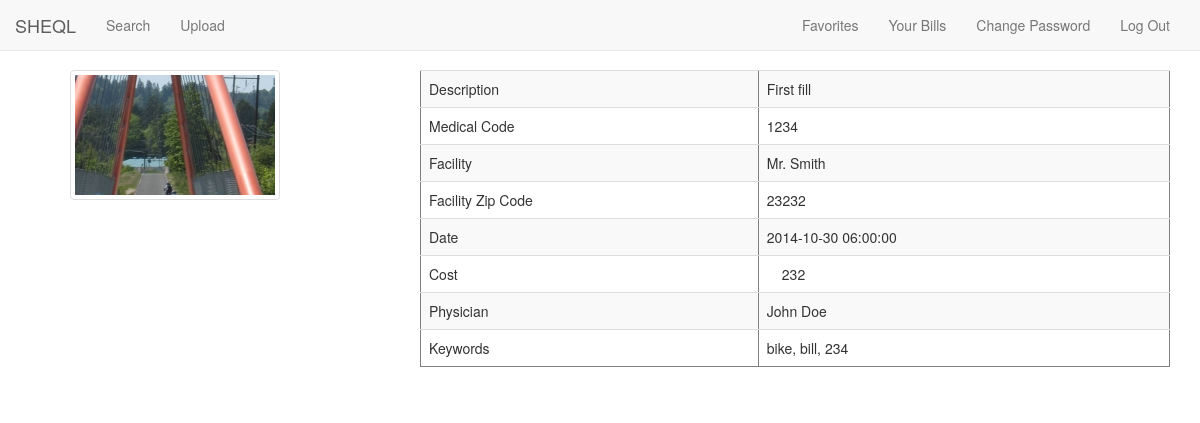
/sheql/view.php?picture_id=1 (signed in), run on the app's committed database.
### tables this page shows
CREATE TABLE IF NOT EXISTS `sn_images` (
  `id` int(11) NOT NULL AUTO_INCREMENT,
  `file` varchar(200) NOT NULL,
  `picture_id` int(11) NOT NULL,
  PRIMARY KEY (`id`)
);

CREATE TABLE IF NOT EXISTS `sn_pictures` (
  `pic_id` int(11) NOT NULL AUTO_INCREMENT,
  `description` text NOT NULL,
  `medical_code` text NOT NULL,
  `facility` text NOT NULL,
  `facility_zip_code` varchar(5) NOT NULL,
  `icd9` varchar(11) NOT NULL,
  `icd10` varchar(11) NOT NULL,
  `zip` varchar(10) NOT NULL,
  `file` varchar(250) NOT NULL,
  `user_id` int(11) NOT NULL,
  `keywords` text NOT NULL,
  `type` varchar(250) NOT NULL,
  `summary` text NOT NULL,
  `date` timestamp NOT NULL DEFAULT CURRENT_TIMESTAMP,
  `amount` varchar(11) NOT NULL,
  `institution` varchar(250) NOT NULL,
  `physician` varchar(250) NOT NULL,
  `cost` varchar(11) NOT NULL,
  `cost2` varchar(11) NOT NULL,
  `state` varchar(5) NOT NULL,
  PRIMARY KEY (`pic_id`)
);

### sheql/class/sqlQuery.class.php (called while the page is built, shortened)
<?
class query{
			function querySelect($qry)
			{
				$i=0;
				$data=array();
			  $qry_result=mysql_query($qry) or die("QUERY ERROR1=>".mysql_error());
			  while ($row=mysql_fetch_assoc($qry_result)) {
          	$data[$i] = $row;
          	$i++;
          }
			  return $data;
			}
			function querySelectSingle($qry)
			{
			 $qry_result=mysql_query($qry) or die("QUERY ERRORSingle=>".mysql_error());
			 $row=mysql_fetch_assoc($qry_result);
			  return $row;
			}
}
$qry=new query;
?>

### sheql/view.php (the view, shortened to what this page needs)
<?
include "includes/header.php";
$query = "select * from  sn_pictures where  	pic_id='".$_REQUEST['picture_id']."' ";
$data=$qry->querySelectSingle($query);
?>
<div class="row">
<? if(isset($_SESSION['user_id'])){?>
<div class="col-md-4">
<div class="container">
     <ul class="row">
    <?
		$queryData="Select *from sn_images where picture_id='".$data['pic_id']."' ";
			$qry_all_prod=$qry->querySelect($queryData);
			foreach($qry_all_prod as $prod)
			{?> <li style="list-style:none; padding:0px;" class="col-lg-12"> <img class="thumbnail" src="uploads/thumbs/<?=$prod['file'] ?>"></li><? } ?>
        </ul>
</div>
    </div>
<? }?>
<div class="col-md-8">
<table width="200" border="1" class="table table-striped">
  <tr>
    <td> Description</td>
    <td><?=$data['description']?></td>
    </tr>
  <tr>
    <td>Medical Code</td>
    <td>
      <?=$data["medical_code"]?>
    </td>
    </tr>
  <tr>
    <td>Facility</td>
    <td>
        <?=$data["facility"]?>
        </td>
    </tr>
  <tr>
    <td>Facility Zip Code</td>
    <td>
      <?=$data["facility_zip_code"]?>
    </td>
    </tr>
  <tr>
    <td>
      Date</td>
    <td>
      <?=$data["date"]?>
    </td>
    </tr>
  <tr>
    <td>Cost</td>
    <td>
      <div class="col-sm-7">
        <?=$data["cost"]?>
        </div>
    </td>
    </tr>
  <tr>
    <td>
      Physician
      </td>
    <td>
      <?=$data["physician"]?>
      </td>
  </tr>
  <tr>
    <td>
      Keywords
      </td>
    <td>
      <?=$data["keywords"]?>
      </td>
  </tr>
  </table>
<div class="form-group">
  <div class="col-sm-7"></div>
</div>
  <div class="form-group">
    <div class="col-sm-7"></div>
  </div>
  <div class="form-group">
    <div class="col-sm-7"></div>
  </div>
  <div class="form-group">
    <div class="col-sm-7"></div>
  </div>
  <div class="form-group">
    <div class="col-sm-7"></div>
  </div>
  <div class="form-group">
    <div class="col-sm-7"></div>
  </div>
  <div class="form-group">
    <div class="col-sm-7"></div>
  </div>
<div class="form-group">
  <div class="col-sm-7"></div>
</div>
</div>
</div>
<?
include "includes/footer.php" ?>

### sheql/includes/header.php (shortened to what this page needs)
<? session_start();
include "class/sqlQuery.class.php";
?>
<!DOCTYPE html>
<html lang="en">
  <head>
    <link href="dist/css/bootstrap.min.css" rel="stylesheet">
	<link href="dist/css/datepicker.css" rel="stylesheet" type="text/css">
    <link href="css/style.css" rel="stylesheet">
    <link href="css/sb-admin.css" rel="stylesheet">
    <link rel="stylesheet" href="font-awesome/css/font-awesome.min.css">
    <link rel="stylesheet" href="http://cdn.oesmith.co.uk/morris-0.4.3.min.css">
  </head>
  <body>
    <div class="container">
      <div class="navbar navbar-default navbar-fixed-top" role="navigation">
        <div class="container-fluid">
          <div class="navbar-header">
            <a class="navbar-brand" href="index.php">SHEQL</a>
          </div>
          <div class="navbar-collapse collapse">
            <ul class="nav navbar-nav">
              <li><? if(isset($_SESSION['BrowseOn'])){?><a href="search.php">Search</a></li>
              <li><a href="upload.php">Upload</a></li><? } ?>
            </ul>
            <ul class="nav navbar-nav navbar-right">
               <? if(isset($_SESSION['user_id'])){?>
               <li><a href="favorite.php">Favorites</a></li>
               <li><a href="records.php">Your Bills</a></li>
               <li><a href="change_pswd.php">Change Password</a></li>
             <li><a href="?logout">Log Out</a></li>
             <?  }else{ ?>
             <li><a href="login.php">Log In</a></li>
             <li><a href="register.php">Register</a></li>
			 <?  } ?>
            </ul>
          </div>
        </div>
      </div>

### sheql/includes/footer.php (shortened to what this page needs)
    </div>
  </body>
</html>

### sheql/css/style.css (style rules this page uses)
body { padding-top: 20px; padding-bottom: 20px; }
.navbar { margin-bottom: 20px; }

### sheql/css/sb-admin.css (style rules this page uses)
body { margin-top: 50px; }
@media (min-width:768px) { .navbar-collapse { padding-left: 15px !important; padding-right: 15px !important; } }

### sheql/view.php (style rules this page uses)
ul li img { cursor: pointer; }

### data on the page
sn_images: file (picture)
sn_pictures: description "First fill", medical_code "1234", facility "Mr. Smith", facility_zip_code "23232", date "2014-10-30 06:00:00", cost "232", physician "John Doe", keywords "bike, bill, 234"
